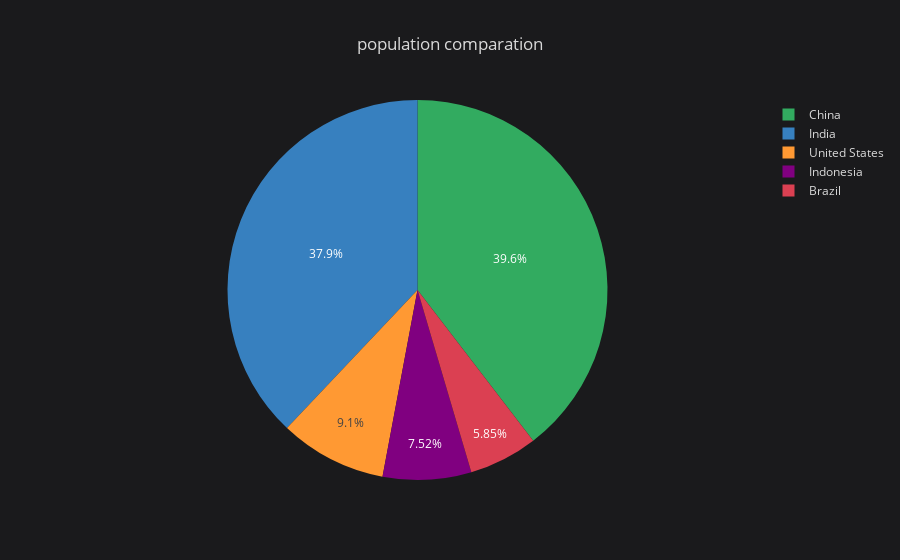

The code cell stored with this chart in its notebook:
### Code cell
df2020.iplot(kind ='pie',labels='country',values='2020',title= 'population comparation')

### Figure 1 — Plotly figure (JSON) as saved in the notebook; plotly's stock layout.template omitted (floating-point values rounded to 4 significant figures)
{"data": [{"labels": ["United States", "India", "China", "Indonesia", "Brazil"], "marker": {"colors": ["rgba(255, 153, 51, 1.0)", "rgba(55, 128, 191, 1.0)", "rgba(50, 171, 96, 1.0)", "rgba(128, 0, 128, 1.0)", "rgba(219, 64, 82, 1.0)"]}, "name": "", "type": "pie", "values": [331002651, 1380004385, 1439323776, 273523615, 212559417]}], "layout": {"legend": {"bgcolor": "#1A1A1C", "font": {"color": "#D9D9D9"}}, "paper_bgcolor": "#1A1A1C", "plot_bgcolor": "#1A1A1C", "title": "population comparation", "titlefont": {"color": "#D9D9D9"}}}
